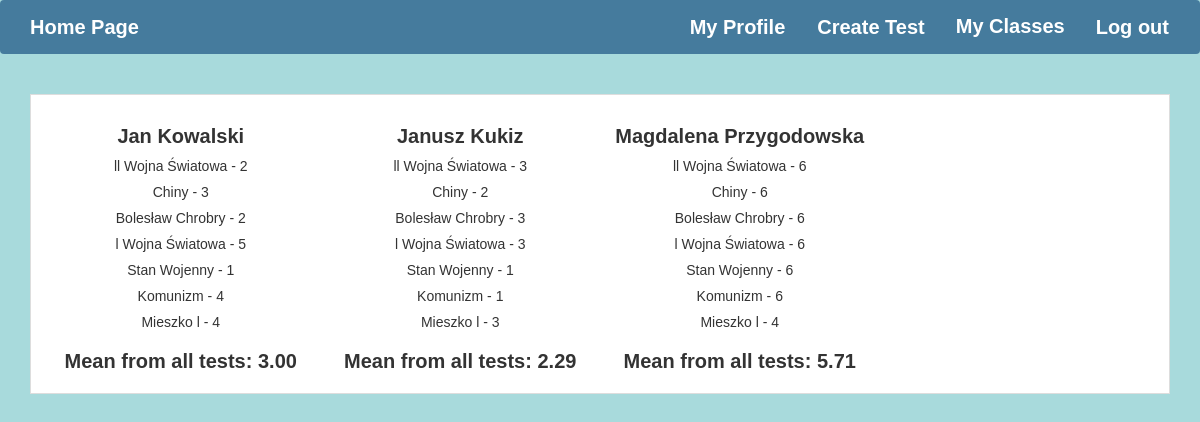
Page /teachers/class/1 (signed in) on the committed database.
### students/models.py (models this page shows, shortened)
class Student(models.Model):
    user = models.OneToOneField(User, on_delete=models.CASCADE)

### teacher/models.py (models this page shows, shortened)
class Tests(models.Model):
    teacher = models.ForeignKey(Teacher,on_delete=models.CASCADE, null = True)
    desc = models.CharField(max_length = 50, null = True)
    student = models.ForeignKey(Student, on_delete = models.CASCADE, null = True)
    subject = models.CharField(max_length=10, choices=SUBJECTS, null = True)
    classes = models.ForeignKey(Classes, on_delete = models.CASCADE, null = True)
    created_at = models.DateTimeField(auto_now=True)
    planned = models.DateField(null = True)
    class Grades(models.IntegerChoices):
        F = 1
        E = 2
        D = 3
        C = 4
        B = 5
        A = 6
    grade = models.IntegerField(choices = Grades.choices, null = True)
    class Meta:
        ordering = ["-created_at"]

### teacher/views.py (the view)
# urls.py: path("class/<int:pk>", views.ClassDetails.as_view(), name  = 'class'),
class ClassDetails(WhichUserMixin, DetailView):
    model = Classes
    template_name = 'class_details.html'
    def get_context_data(self,**kwargs):
        context = super().get_context_data(**kwargs)
        students = list(self.get_object().students.all())
        context['students'] = students
        students_tests = Tests.objects.all().filter(teacher = self.current_teacher, classes = self.get_object(), grade__isnull = False)
        context['students_tests'] = students_tests
        means_list = []
        for student in students:
            student_tests = list(students_tests.filter(student = student))
            mean = 0
            i = 0
            for test in student_tests:
                i += 1
                mean += int(test.grade)
            if i != 0:
                num = mean/i
                mean = "{:.2f}".format(num)
                mean = [mean, student]
            else:
                mean = ['None', student]
            means_list.append(mean)
        context['means_list'] = means_list
        return context

### SchoolSystem/views.py (called while the page is built)
    def get_context_data(self, **kwargs):
        context = super().get_context_data(**kwargs)
        context['current_teacher'] = self.current_teacher
        context['current_student'] = self.current_student
        if self.current_teacher:
            classes = self.current_teacher.classes.all()
            context['classes'] = list(classes)
        return context

### teacher/templates/class_details.html (shortened to what this page needs)
{% extends "base.html" %}
{% load bootstrap3 %}
{% block content %}
<div id="teacher" class="clear">
  <div class="test">
{% for student in students %}
<div class="col-md-3">
<h3>{{student.user.first_name}} {{student.user.last_name}}</h3>
{% for test in students_tests %}
{% if test.student == student %}
<p>{{test.desc}} - {{test.grade}}<p>
{% endif %}
{% endfor %}
{% for mean in means_list %}
{% if mean.1 == student %}
<h3>Mean from all tests: {{mean.0}}</h3>
{% endif %}
{% endfor %}
</div>
{% endfor %}
</div>
{% endblock %}

### static/css/master.css (style rules this page uses)
body { height: 100%; width: 100%; overflow: hidden; background: #A8DADC; margin: 0; }
#teacher { text-align: center; width:100%; }
#teacher .test { font: 14px Arial, Helvetica; background: #fff; border: 1px solid #ddd; color: #333; padding: 10px; width:100%; float: left; position: relative; }
#teacher h3 { font: bold 20px Arial, Helvetica; }

### rows in the picture
Student: user.first_name "Jan", user.last_name "Kowalski", mean "3.00"
Tests: desc "ll Wojna Światowa", grade "2"
Tests: desc "Chiny", grade "3"
Tests: desc "Bolesław Chrobry", grade "2"
Tests: desc "l Wojna Światowa", grade "5"
Tests: desc "Stan Wojenny", grade "1"
Tests: desc "Komunizm", grade "4"
Tests: desc "Mieszko l", grade "4"
Student: user.first_name "Janusz", user.last_name "Kukiz", mean "2.29"
Tests: desc "ll Wojna Światowa", grade "3"
Tests: desc "Chiny", grade "2"
Tests: desc "Bolesław Chrobry", grade "3"
Tests: desc "l Wojna Światowa", grade "3"
Tests: desc "Stan Wojenny", grade "1"
Tests: desc "Komunizm", grade "1"
Tests: desc "Mieszko l", grade "3"
Student: user.first_name "Magdalena", user.last_name "Przygodowska", mean "5.71"
Tests: desc "ll Wojna Światowa", grade "6"
Tests: desc "Chiny", grade "6"
Tests: desc "Bolesław Chrobry", grade "6"
Tests: desc "l Wojna Światowa", grade "6"
Tests: desc "Stan Wojenny", grade "6"
Tests: desc "Komunizm", grade "6"
Tests: desc "Mieszko l", grade "4"
